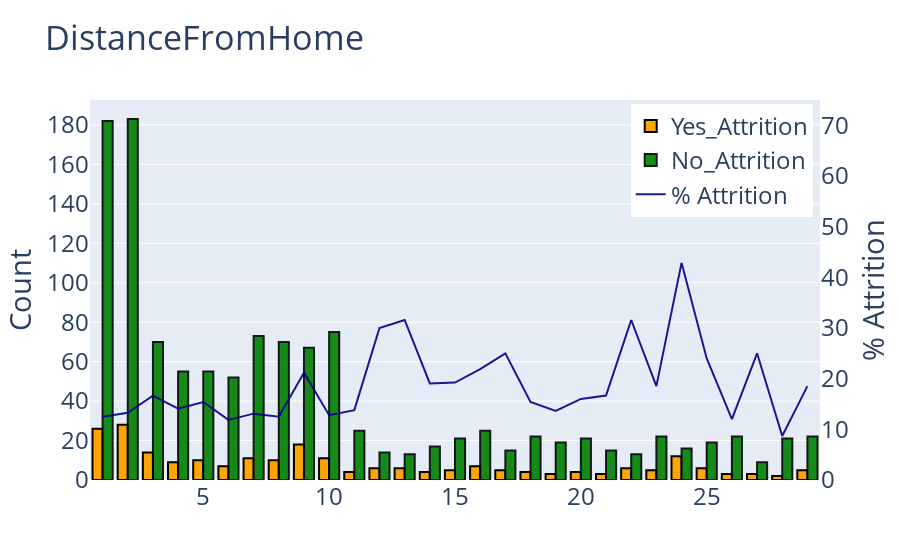

Write notebook code for a chart like this one.
### Code cell
barplot('DistanceFromHome', False)

### Figure 1 — Plotly figure (JSON) as saved in the notebook; plotly's stock layout.template omitted (floating-point values rounded to 4 significant figures)
{"data": [{"marker": {"color": "orange", "line": {"color": "#000000", "width": 2}}, "name": "Yes_Attrition", "type": "bar", "x": [2, 1, 9, 3, 24, 10, 7, 5, 8, 4, 16, 6, 25, 12, 13, 22, 23, 29, 17, 15, 11, 20, 18, 14, 19, 26, 27, 21, 28], "y": [28, 26, 18, 14, 12, 11, 11, 10, 10, 9, 7, 7, 6, 6, 6, 6, 5, 5, 5, 5, 4, 4, 4, 4, 3, 3, 3, 3, 2]}, {"marker": {"color": "green", "line": {"color": "#000000", "width": 2}}, "name": "No_Attrition", "opacity": 0.9, "type": "bar", "x": [2, 1, 10, 7, 3, 8, 9, 4, 5, 6, 11, 16, 23, 18, 29, 26, 28, 15, 20, 25, 19, 14, 24, 17, 21, 12, 22, 13, 27], "y": [183, 182, 75, 73, 70, 70, 67, 55, 55, 52, 25, 25, 22, 22, 22, 22, 21, 21, 21, 19, 19, 17, 16, 15, 15, 14, 13, 13, 9]}, {"marker": {"color": "darkblue", "line": {"color": "#000000", "width": 0.5}}, "name": "% Attrition", "opacity": 0.9, "type": "scatter", "x": [1, 2, 3, 4, 5, 6, 7, 8, 9, 10, 11, 12, 13, 14, 15, 16, 17, 18, 19, 20, 21, 22, 23, 24, 25, 26, 27, 28, 29], "y": [12.5, 13.27, 16.67, 14.06, 15.38, 11.86, 13.1, 12.5, 21.18, 12.79, 13.79, 30, 31.58, 19.05, 19.23, 21.88, 25, 15.38, 13.64, 16, 16.67, 31.58, 18.52, 42.86, 24, 12, 25, 8.696, 18.52], "yaxis": "y2"}], "layout": {"font": {"size": 24}, "legend": {"x": 0.99, "xanchor": "right", "y": 0.99, "yanchor": "top"}, "title": {"text": "DistanceFromHome"}, "yaxis": {"title": {"text": "Count"}}, "yaxis2": {"anchor": "x", "overlaying": "y", "range": [0, 75], "showgrid": false, "side": "right", "title": {"text": "% Attrition"}, "zeroline": false}}}
